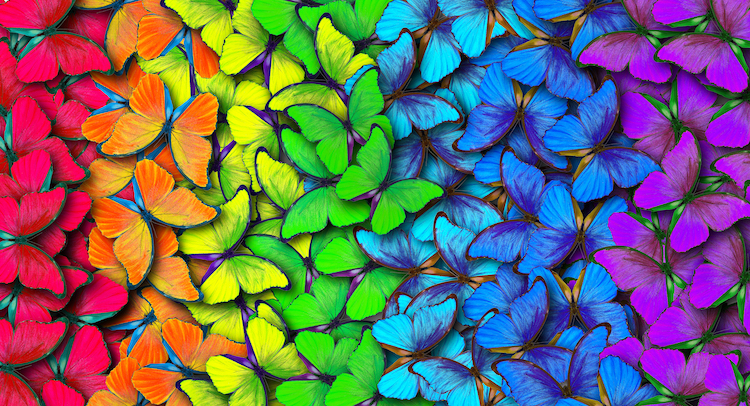
#> input picture E15/mariposas.jpeg, 750 x 406 px
$ python 15.py
#> lines starting #> are read from the running program, lines starting #| are printed output that depends on the picture
#> further down, im is the input picture: PIL image 750x406 RGB; mean R, G, B 107.2, 105.4, 103.3
from PIL import Image
import matplotlib.pyplot as plt
import numpy as np

def escala_grises(imagen):
    R= imagen[:, :, 0]
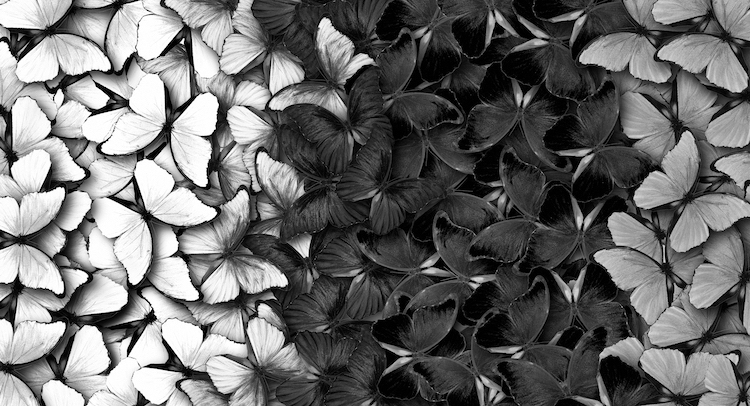
#> R: shape (406, 750); min 0, max 255, mean 107.2
    G= imagen[:, :, 1]
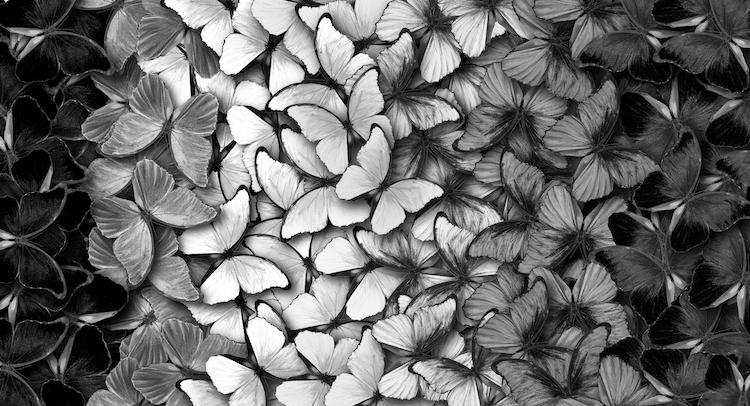
#> G: shape (406, 750); min 0, max 255, mean 105.4
    B= imagen[:, :, 2]
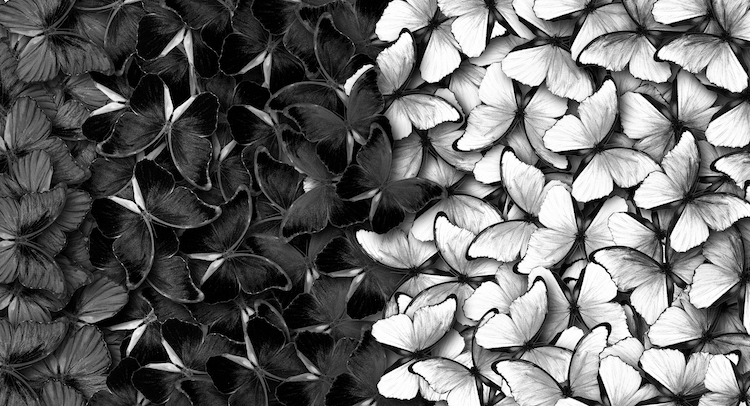
#> B: shape (406, 750); min 0, max 255, mean 103.3

    gris = R * 0.299 + G * 0.587 + B * 0.114
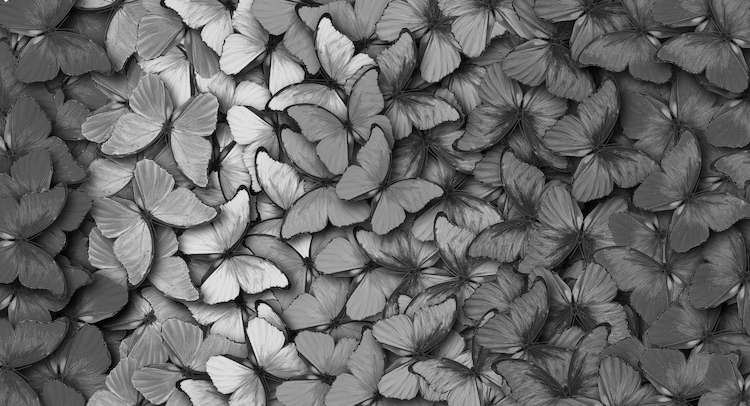
#> gris: shape (406, 750) float64; min 0, max 243.9, mean 105.7

    gris_rgb = np.stack((gris, gris, gris), axis=2)

    return gris_rgb

im = Image.open("mariposas.jpeg")

im_array = np.array(im)

plt.imshow(im_array)
plt.show()

im_gris = escala_grises(im_array)

plt.imshow(im_gris.astype(np.uint8))
plt.show()
